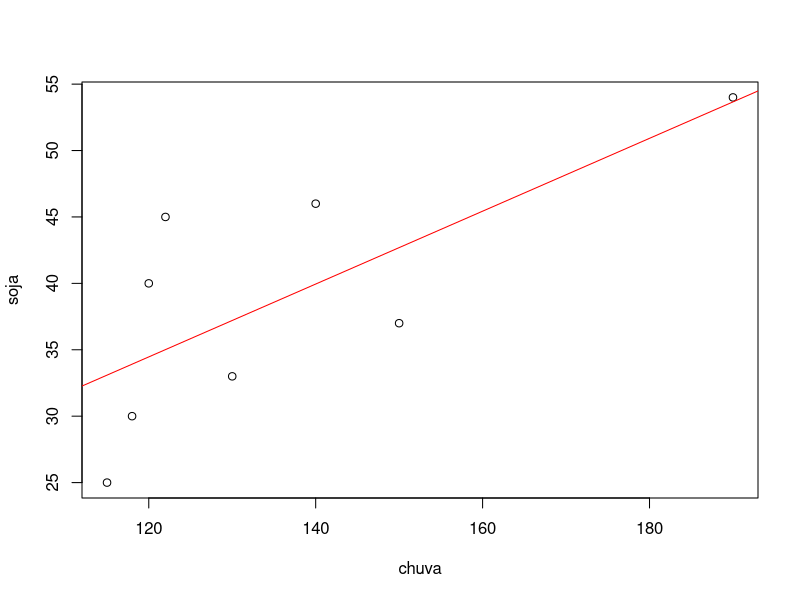
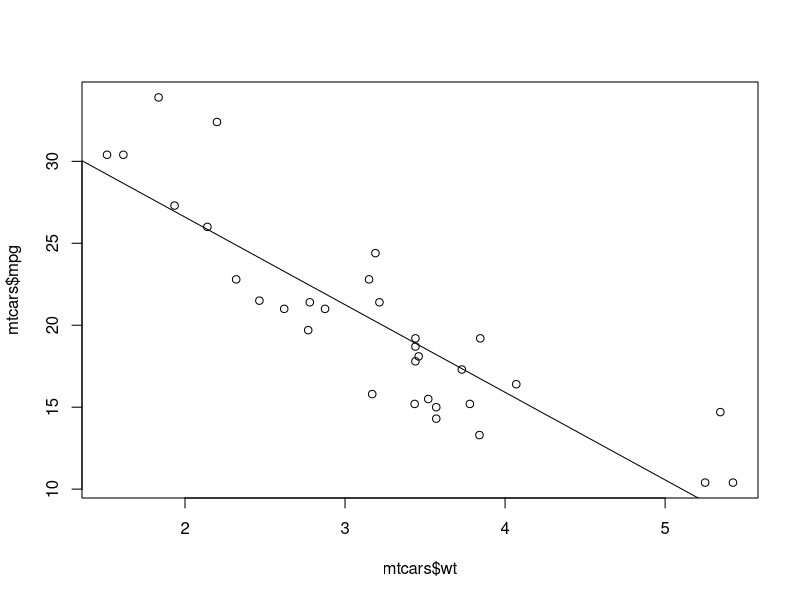

Recreate these plots in R, in order.
##correlacão e regressão linear simples
chuva<-c(120, 140, 122, 150, 115, 190, 130, 118)
soja<-c(40, 46, 45, 37, 25, 54, 33, 30)

cor(chuva, soja)
summary(lm(soja~chuva))

plot(chuva, soja)
abline(lm(soja~chuva), col="red")


###############EXEMPLO 2
data("mtcars")

mtcars$wt
mtcars$mpg
cor(mtcars$wt, mtcars$mpg)

#Scatterplot
plot(mtcars$wt, mtcars$mpg)
abline(lm(mtcars$mpg ~ mtcars$wt))

